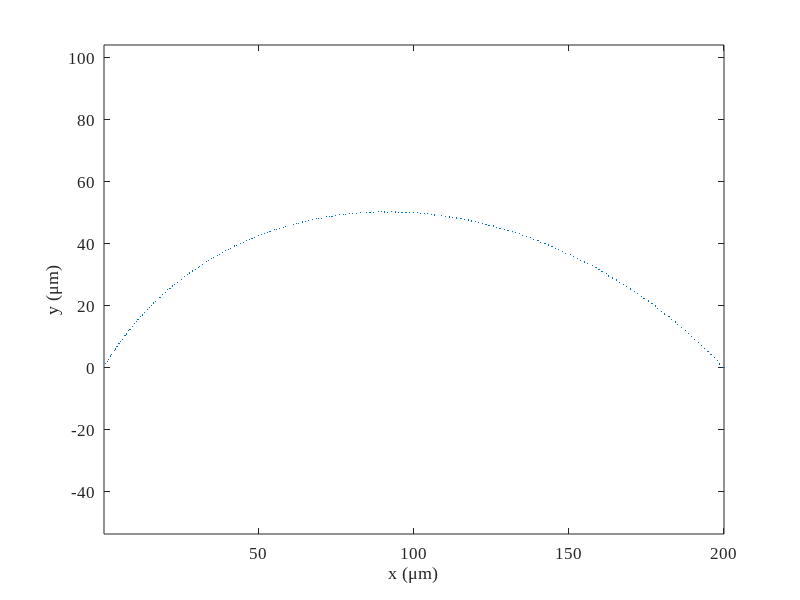

This figure's MATLAB source: (Note: this script raises an error after producing the figure.)
% 给定刀具波纹度拟合曲线和已加工曲面拟合曲线，给定残高，求各个刀位点的切宽
% 方案：先求切宽和残高的定量关系；然后考虑如何移动各个刀位点，微调来获得所要求的残高

%% simulation initialization
isAPP = false;
if isAPP
    toolOri = app.toolOri;
    fitOpts.toolFitType = app.toolFitType;
    paramMethod = app.paramMethod;
    unit = app.unit;
    textFontSize = app.fontSize;
    textFontType = app.fontName;
else
    close all;
    clear; clc;
    addpath(genpath('funcs'));
    
    % global variables
    % global textFontSize textFontType unit fitMethod paramMethod;
    workspaceDir = '../workspace/20221020-tooltip';
    fitOpts.arcFitMethod = 'levenberg-marquardt';
    paramMethod = 'centripetal';
    unit = '\mum';
    textFontSize = 12;
    textFontType = 'Times New Roman';

    debug = 2;
    switch debug
        case 2 % 2D tool profile simulation
            cx0 = 0*1000; % unit: mu m
            cy0 = 0*1000; % unit: mu m
            r0 = 0.1*1000; % unit: mu m
            openAng = pi/3; % unit: rad
            edgePV = 200; % low-frequency error
            k = -edgePV/openAng;
            noise = r0*5e-3; % mid-frequency error
            theta = linspace(0,openAng,200);
            r = r0 + edgePV/2 + k*theta + (noise*rand(1,length(theta)) - 0.5*noise);
            toolOri(1,:) = r.*cos(theta) + cx0;
            toolOri(2,:) = r.*sin(theta) + cy0;
            rmse0 = sqrt(...
                        sum(...
                            ((toolOri(1,:) - cx0).^2 + (toolOri(2,:) - cy0).^2 - r0^2).^2) ...
                    /length(theta));
            clear theta r;
        otherwise
            toolInput = inputdlg({'Tool fitting method','Tool parameterization method', ...
                'Unit','Font type in figure','Font size in figure'}, ...
                'Tool Processing Input', ...
                [1 20; 1 20; 1 20; 1 20; 1 20], ...
                {'Levenberg-Marquardt','centripetal','\mu m','Times New Roman','14'}, ...
                'WindowStyle');
            fitOpts.arcFitMethod = toolInput{1};
            paramMethod = toolInput{2};
            unit = toolInput{3};
            textFontType = toolInput{4};
            textFontSize = str2double(toolInput{5});
            % tool measurement file loading
            [fileName,dirName] = uigetfile({ ...
                '*.mat','MAT-files(*.mat)'; ...
                '*.txt','text-files(*.txt)'; ...
                '*.*','all files(*.*)'...
                }, ...
                'Select one tool tip measurement data', ...
                'Tool\', ...
                'MultiSelect','off');
            pathName = fullfile(dirName,fileName);
            dataOri = load(pathName); % load from file, n*2 matrix
            % data pre-processing
            toolOri = dataOri;
    end
end

%% plot the importing result
% dim = size(toolOri,1);
f1 = figure('Name','original xy scatters of the tool');
plot(toolOri(1,:),toolOri(2,:),'.','MarkerSize',2);
hold on;

% theta1 = atan2(toolOri(2,1),toolOri(1,1));
% theta2 = atan2(toolOri(2,end),toolOri(1,end));
% theta = transpose(linspace(theta1,theta2,100));
% plot(cx0 + r0*cos(theta),cy0 + r0*sin(theta),'blue');
% scatter(cx0,cy0,'blue');
axis equal;
set(gca,'FontSize',textFontSize,'FontName',textFontType);
xlabel(['x (',unit,')']);
ylabel(['y (',unit,')']);
clear theta theta1 theta2;

%% 由(x,y)图获得刃口圆心半径以及波纹度函数
fitOpts.arcFitdisplayType = 'iter-detailed';
[circ2D,toolFit,rmseLsc] = toolFit2D(toolOri, ...
    'arcFitMethod',fitOpts.arcFitMethod,'arcFitdisplayType',fitOpts.arcFitdisplayType);
radius = circ2D.radius;
openAngle = circ2D.openAng;

% plot the fitting results
f2 = figure('Name','Tool Sharpness Fitting Result');
xLim = 1.1*max(toolFit(1,:));
quiver(-xLim,0,2*xLim,0,'AutoScale','off','Color',[0,0,0],'MaxHeadSize',0.1); % X axis
hold on;
text(0.9*xLim,-.05*radius,'x');
quiver(0,0.2*radius,0,-1.3*radius,'AutoScale','off','Color',[0,0,0],'MaxHeadSize',0.1); % Y axis
text(0.05*xLim,-1.05*radius,'y');
plot(toolFit(1,:),toolFit(2,:),'Color',[0,0.45,0.74],'LineWidth',0.75); % tool edge scatters
theta = (-pi/2 - openAngle/2):0.01:(-pi/2 + openAngle/2);
xtmp = radius*cos(theta);
ytmp = radius*sin(theta);
plot(xtmp,ytmp,'Color',[0.85,0.33,0.10],'LineWidth',1,'LineStyle','--'); % tool edge circle
scatter(0,0,'MarkerFaceColor',[0.85,0.33,0.10],'MarkerEdgeColor',[0.85,0.33,0.10]); % tool edge center
quiver(0,0,0,-0.5*radius,'AutoScale','off','Color',[0.93,0.69,0.13], ...
    'LineWidth',2.5,'MaxHeadSize',0.3); % tool edge normal
line([0,xtmp(1)],[0,ytmp(1)],'LineStyle','--','Color',[0.85,0.33,0.10]);
line([0,xtmp(end)],[0,ytmp(end)],'LineStyle','--','Color',[0.85,0.33,0.10]);
% xlim([-1.1*xLim,1.1*xLim]);
axis equal;
% set(gca,'TickLabelInterpreter','tex');
set(gca,'FontSize',textFontSize,'FontName',textFontType);
xlabel(['x(',unit,')']);
ylabel(['y(',unit,')']);
title('Tool fitting result');
legend('','','tool edge','tool fitting arc','tool center', ...
    'tool normal vector','Location','northeast');
clear xtmp ytmp theta; % 删除画图的临时变量

nCPts = size(toolFit,2);
toolFit = [zeros(1,nCPts);toolFit];

%% tool modelling
s1_toolModel

%% 相邻刀位点的残高
% x1 = [0,0,0]; vec1 = [0,1];
% x2 = [r0,r0/30,0]; vec2 = [cosd(90+8),sind(90+8)];
% R = rotz(5,'deg'); % rotation matrix about z axis
% tool1 = toolPt + x1;
% tool2 = toolPt*transpose(R) + x2;
% 
% [res,interPt] = residualHigh(x1(:,1:2),vec1,tool1(:,1:2),x2(:,1:2),vec2,tool2(:,1:2));
% 
% figure('Name','Residual of the adjacent tool');
% plot(tool1(:,1),tool1(:,2),'Color',[0,0.45,0.74]); hold on;
% plot(tool2(:,1),tool2(:,2),'Color',[0.85,0.33,0.10]);
% plot(interPt(1),interPt(2),'*','Color',[0.49,0.18,0.56]);
% plot(x1(1),x1(2),'o','Color',[0,0.45,0.74],'MarkerFaceColor',[0,0.45,0.74]);
% line([x1(1),x1(1)+radius*vec1(1)],[x1(2),x1(2)+radius*vec1(2)],'LineWidth',2,'Color',[0,0.45,0.74]);
% plot(x2(1),x2(2),'o','Color',[0.85,0.33,0.10],'MarkerFaceColor',[0.85,0.33,0.10]);
% line([x2(1),x2(1)+radius*vec2(1)],[x2(2),x2(2)+radius*vec2(2)],'LineWidth',2,'Color',[0.85,0.33,0.10]);
% axis equal

%%
% rmpath(genpath('funcs'));